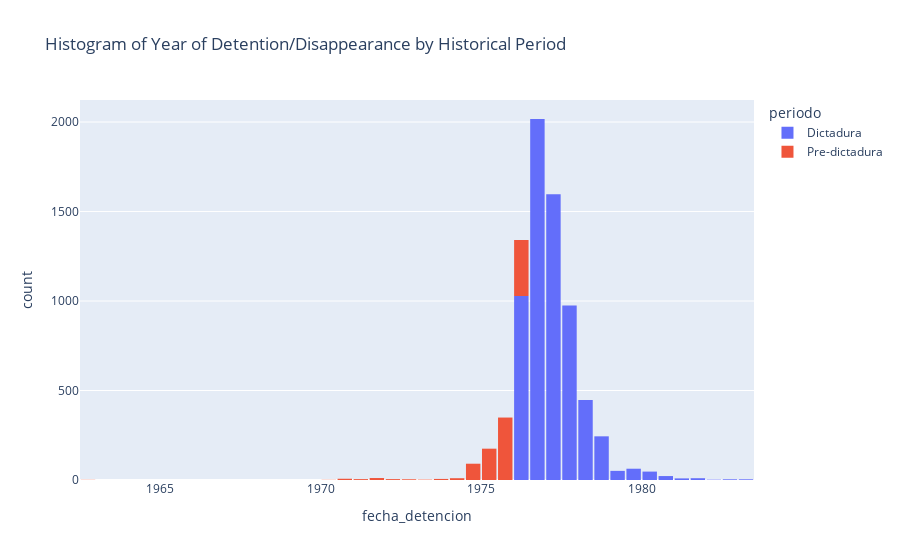

Here is the notebook cell this chart was saved with:
### Code cell
# histogram for year of dissapearance 
# color by periodo

fig = px.histogram(df_clean, x='fecha_detencion', color='periodo', nbins=50, 
                   title='Histogram of Year of Detention/Disappearance by Historical Period')
fig.update_layout(bargap=0.1)
fig.show()

### Figure 1 — Plotly figure (JSON) as saved in the notebook; plotly's stock layout.template omitted (floating-point values rounded to 4 significant figures; data arrays with more than 128 entries replaced by an {"elided": "..."} marker saying what was removed)
{"data": [{"bingroup": "x", "hovertemplate": "periodo=Dictadura<br>fecha_detencion=%{x}<br>count=%{y}<extra></extra>", "legendgroup": "Dictadura", "marker": {"color": "#636efa", "pattern": {"shape": ""}}, "name": "Dictadura", "nbinsx": 50, "orientation": "v", "showlegend": true, "type": "histogram", "x": {"elided": "6520 str values"}, "xaxis": "x", "yaxis": "y"}, {"bingroup": "x", "hovertemplate": "periodo=Pre-dictadura<br>fecha_detencion=%{x}<br>count=%{y}<extra></extra>", "legendgroup": "Pre-dictadura", "marker": {"color": "#EF553B", "pattern": {"shape": ""}}, "name": "Pre-dictadura", "nbinsx": 50, "orientation": "v", "showlegend": true, "type": "histogram", "x": {"elided": "980 str values"}, "xaxis": "x", "yaxis": "y"}], "layout": {"bargap": 0.1, "barmode": "relative", "legend": {"title": {"text": "periodo"}, "tracegroupgap": 0}, "title": {"text": "Histogram of Year of Detention/Disappearance by Historical Period"}, "xaxis": {"anchor": "y", "domain": [0, 1], "title": {"text": "fecha_detencion"}}, "yaxis": {"anchor": "x", "domain": [0, 1], "title": {"text": "count"}}}}
